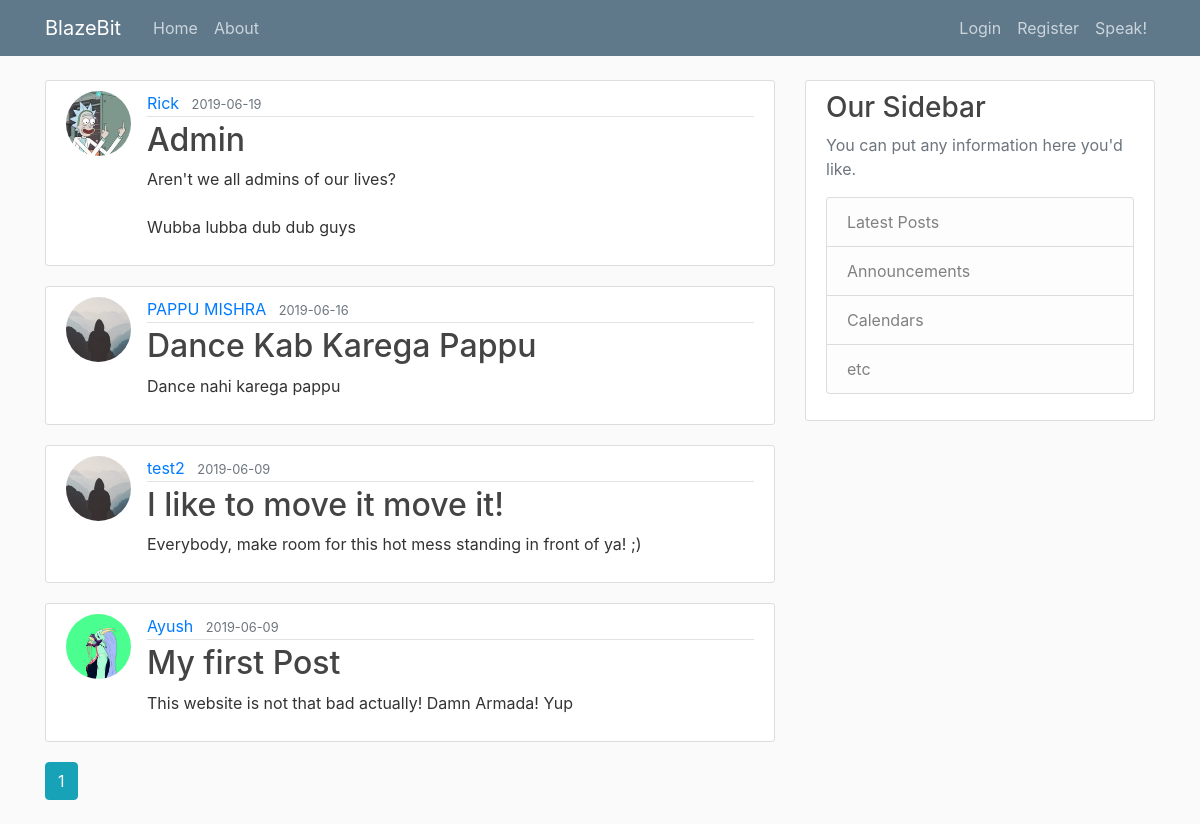
The page /home on the database its author committed.
### flask_blog/model.py (models this page shows, shortened)
class Post(db.Model):
	id = db.Column(db.Integer, primary_key=True)
	title = db.Column(db.String(100), nullable=False)
	date_posted = db.Column(db.DateTime, nullable=False, default=datetime.utcnow)
	content = db.Column(db.Text, nullable=False)
	user_id = db.Column(db.Integer, db.ForeignKey('user.id'), nullable=False)
	comments = db.relationship('PostComment', backref='comment_post', lazy=True)

class User(db.Model, UserMixin):
	id = db.Column(db.Integer, primary_key=True)
	username = db.Column(db.String(20), unique=True, nullable=False)
	email = db.Column(db.String(120), unique=True, nullable=False)
	image_file = db.Column(db.String(120), nullable=False, default='default.jpg')
	password = db.Column(db.String(60), nullable=False)
	posts = db.relationship('Post', backref='author', lazy=True)
	comments = db.relationship('PostComment', backref='comment_author', lazy=True)
	models = db.relationship('UserModel', backref='model_author', lazy=True)

### flask_blog/main/routes.py (the view)
@main.route("/")
@main.route("/home")
def home():
	page = request.args.get('page', 1, type=int)
	posts = Post.query.order_by(Post.date_posted.desc()).paginate(page=page, per_page=5)
	return render_template('home.html', posts=posts)

### flask_blog/templates/home.html (shortened to what this page needs)
{% extends "layout.html" %}
{% block content %}
	{% for post in posts.items %}
		<article class="media content-section">
			<img class="rounded-circle article-img" src="{{ url_for('static', filename='profile_pics/' + post.author.image_file) }}">
		  	<div class="media-body">
		    	<div class="article-metadata">
		      		<a class="mr-2" href="{{ url_for('users.user_posts', username=post.author.username) }}">{{ post.author.username }}</a>
		      		<small class="text-muted">{{ post.date_posted.strftime('%Y-%m-%d') }}</small>
		    	</div>
		    	<h2><a class="article-title" href="{{ url_for('posts.post', post_id=post.id) }}">{{ post.title }}</a></h2>
		    	<p class="article-content">{{ post.content }}</p>
		  	</div>
		</article>
	{% endfor %}
	{% for page_num in posts.iter_pages(left_edge=1, right_edge=1, left_current=1, right_current=2) %}
		{% if page_num %}
			{% if posts.page == page_num %}
				<a class="btn btn-info mb-4" href="{{ url_for('main.home', page=page_num) }}">{{ page_num }}</a>
			{% else %}
				<a class="btn btn-outline-info mb-4" href="{{ url_for('main.home', page=page_num) }}">{{ page_num }}</a>
			{% endif %}
		{% endif %}
	{% endfor %}
{% endblock content %}

### flask_blog/templates/layout.html (shortened to what this page needs)
<!DOCTYPE html>
<html>
<head>
    <link rel="stylesheet" href="https://maxcdn.bootstrapcdn.com/bootstrap/4.0.0/css/bootstrap.min.css">
		<link rel="stylesheet" type="text/css" href="{{ url_for('static', filename='main.css') }}">
</head>
<body>
	<header class="site-header">
	  <nav class="navbar navbar-expand-md navbar-dark bg-steel fixed-top">
	    <div class="container">
	      <a class="navbar-brand mr-4" href="/">BlazeBit</a>
	      <div class="collapse navbar-collapse" id="navbarToggle">
	        <div class="navbar-nav mr-auto">
	          <a class="nav-item nav-link" href="{{ url_for('main.home') }}">Home</a>
	          <a class="nav-item nav-link" href="{{ url_for('main.about') }}">About</a>
	        </div>
	        <div class="navbar-nav">
	        	{% if current_user.is_authenticated %}
	        		<a class="nav-item nav-link" href="{{ url_for('posts.new_post') }}">New Post</a>
	        		<a class="nav-item nav-link" href="{{ url_for('users.account') }}">Account</a>
							<a class="nav-item nav-link" href="{{ url_for('users.logout') }}">Logout</a>
	        	{% else %}
	          		<a class="nav-item nav-link" href="{{ url_for('users.login') }}">Login</a>
	          		<a class="nav-item nav-link" href="{{ url_for('users.register') }}">Register</a>
						{% endif %}
						<a class="nav-item nav-link" href="{{ url_for('main.speech') }}">Speak!</a>
	        </div>
	      </div>
	    </div>
	  </nav>
	</header>
	<main role="main" class="container">
	  <div class="row">
	    <div class="col-md-8">
	     	{% block content %}{% endblock %}
	    </div>
	    <div class="col-md-4">
	      <div class="content-section">
	        <h3>Our Sidebar</h3>
	        <p class='text-muted'>You can put any information here you'd like.
	          <ul class="list-group">
	            <li class="list-group-item list-group-item-light">Latest Posts</li>
	            <li class="list-group-item list-group-item-light">Announcements</li>
	            <li class="list-group-item list-group-item-light">Calendars</li>
	            <li class="list-group-item list-group-item-light">etc</li>
	          </ul>
	        </p>
	      </div>
	    </div>
	  </div>
	</main>
</body>
</html>

### flask_blog/static/main.css (style rules this page uses)
body { background: #fafafa; color: #333333; margin-top: 5rem; }
h1, h2, h3, h4, h5, h6 { color: #444444; }
.bg-steel { background-color: #5f788a; }
.site-header .navbar-nav .nav-link { color: #cbd5db; }
.content-section { background: #ffffff; padding: 10px 20px; border: 1px solid #dddddd; border-radius: 3px; margin-bottom: 20px; }
.article-title { color: #444444; }
.article-content { white-space: pre-line; }
.article-img { height: 65px; width: 65px; margin-right: 16px; }
.article-metadata { padding-bottom: 1px; margin-bottom: 4px; border-bottom: 1px solid #e3e3e3 }

### rows shown on the page
Post: image_file (picture), author.username "Rick", date_posted "2019-06-19", title "Admin", content "Aren't we all admins of our lives? Wubba lubba dub dub guys"
Post: image_file (placeholder picture), author.username "PAPPU MISHRA", date_posted "2019-06-16", title "Dance Kab Karega Pappu", content "Dance nahi karega pappu"
Post: image_file (placeholder picture), author.username "test2", date_posted "2019-06-09", title "I like to move it move it!", content "Everybody, make room for this hot mess standing in front of ya! ;)"
Post: image_file (picture), author.username "Ayush", date_posted "2019-06-09", title "My first Post", content "This website is not that bad actually! Damn Armada! Yup"

### other values the page prints
{{ page_num }} "1"
